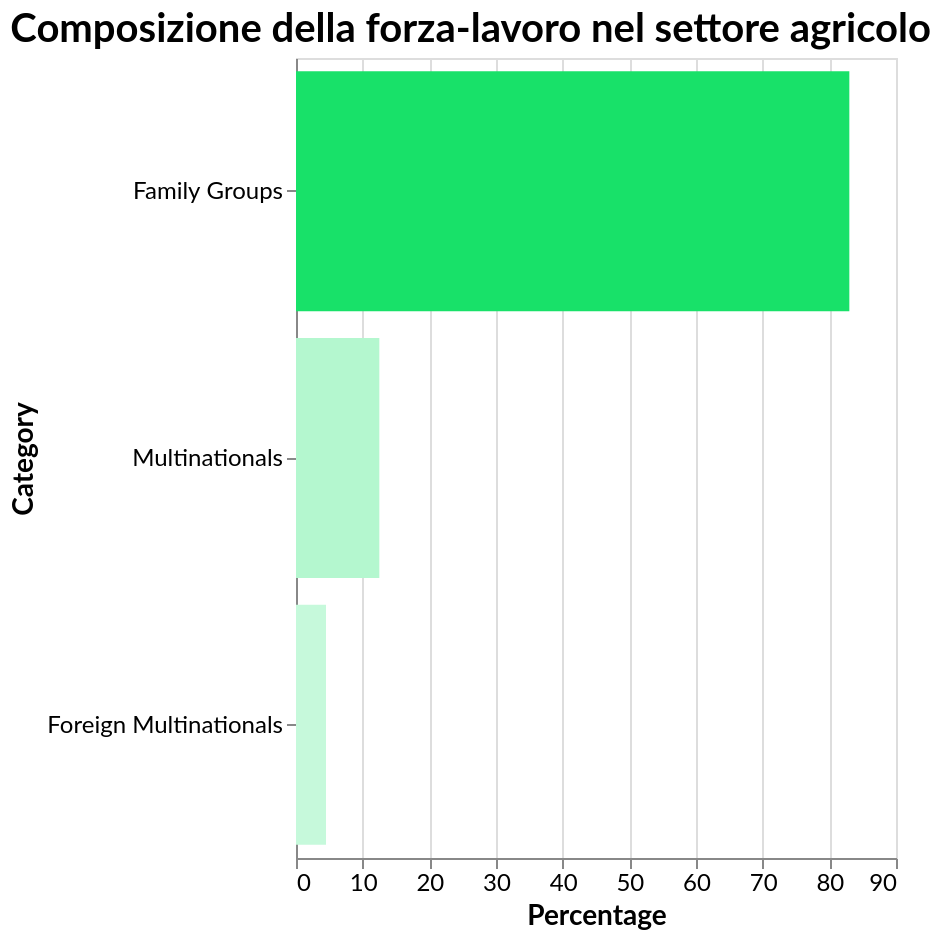

Source (Vega-Lite JSON):
### Vega-Lite specification from a JSON file in a GitHub repository (floating-point values rounded to 4 significant figures)
{"$schema": "https://vega.github.io/schema/vega-lite/v5.17.0.json", "config": {"axis": {"labelFont": "Lato", "labelFontSize": 12, "titleFont": "Lato", "titleFontSize": 14}, "background": "transparent", "title": {"anchor": "start", "color": "black", "font": "Lato", "fontSize": 20}}, "data": {"name": "data-e4f67804991f971aeaa3aa73fd12c919"}, "datasets": {"data-e4f67804991f971aeaa3aa73fd12c919": [{"Category": "Family Groups", "Percentage": 83.0}, {"Category": "Multinationals", "Percentage": 12.5}, {"Category": "Foreign Multinationals", "Percentage": 4.5}]}, "encoding": {"color": {"field": "Percentage", "legend": null, "scale": {"interpolate": "hsl", "scheme": ["#c6f9db", "#18E169"]}, "type": "quantitative"}, "tooltip": [{"field": "Percentage", "title": "Percentage", "type": "quantitative"}], "x": {"field": "Percentage", "title": "Percentage", "type": "quantitative"}, "y": {"field": "Category", "sort": "-x", "title": "Category", "type": "nominal"}}, "height": 400, "mark": {"type": "bar"}, "title": "Composizione della forza-lavoro nel settore agricolo", "width": "container"}
